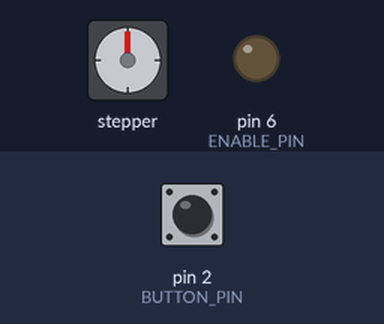
A sketch run on a simulated Arduino Uno, built with avr-gcc and run on an emulated ATmega328P. Parts: stepper motor, output pins drawn as LEDs (lit = HIGH). The inputs (shaded band) are chosen by the test bench; at power-on: pin 2 (BUTTON_PIN) HIGH. Stepper angles assume 200 steps per turn.

Above: at 1.2 s.
1.3 s: pin 2 (BUTTON_PIN) pulled LOW for 0.15 s
At 1.45 s:
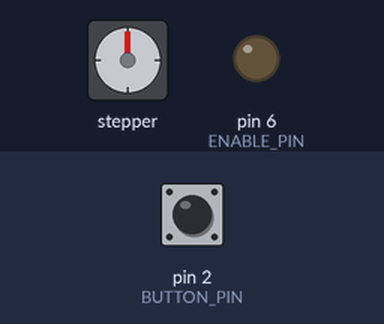
At 2.05 s:
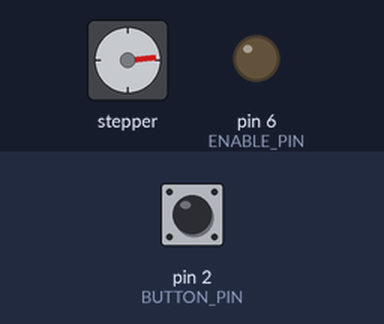
3.7 s: pin 2 (BUTTON_PIN) pulsed LOW 5 times (0.12 s each, 0.3 s apart)
At 4.45 s:
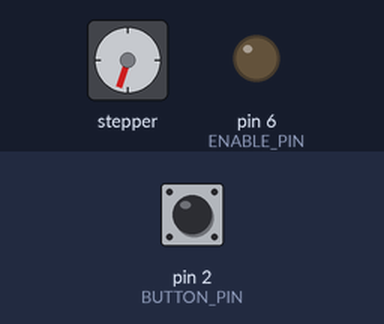
Timing chart, 0 to 6.7 s (numbered marks = the images above; inputs shaded):
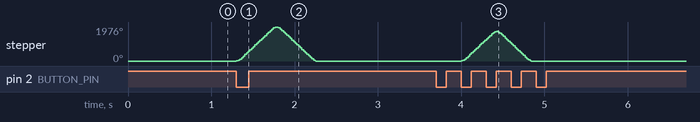

The sketch:

Cycle_Test_Rig_Arduino.ino
```cpp
// Fixed for Arduino UNO (AVR):
// - Removed IRAM_ATTR (ESP-only attribute causing compile error on Uno)
// - Added <math.h> for lroundf
// - Everything else unchanged from the 3000pps version

#include <AccelStepper.h>
#include <math.h>

#define STEP_PIN    5
#define DIR_PIN     4
#define ENABLE_PIN  6
#define BUTTON_PIN  2

const float linearPerStep      = 0.0127f;
const float knobMovementUp     = 14.0f;
const float knobMovementDown   = 14.0f;
const float counterMovementDown= 12.0f;
const float counterMovementUp  = 12.0f;

const long  maxPPS   = 7000;      // Target speed: 3000 pulses/sec
const long  accelPPS2= 100000L;     // Acceleration: 30000 steps/s^2

const unsigned long time1 = 10000UL;
const unsigned long time2 = 10000UL;

AccelStepper stepper(AccelStepper::DRIVER, STEP_PIN, DIR_PIN);

enum State {
  IDLE,
  KNOB_UP_1,
  KNOB_DOWN_1,
  WAIT1,
  KNOB_UP_2,
  KNOB_DOWN_2,
  COUNTER_DOWN,
  COUNTER_UP,
  WAIT2,
  RETURN_TO_ZERO
};

State currentState = IDLE;

volatile bool buttonISRFlag = false;
bool cycleRunning = false;
unsigned long stateStartTime = 0;
unsigned long lastButtonHandledMs = 0;
const unsigned long debounceMs = 120;

inline long mmToSteps(float mm) {
  return (long)lroundf(mm / linearPerStep);
}

void moveToMM(float mm) {
  long targetSteps = mmToSteps(mm);
  if (stepper.targetPosition() != targetSteps) {
    stepper.moveTo(targetSteps);
  }
}

// ISR for UNO (no attributes needed)
void toggleISR() {
  buttonISRFlag = true;
}

void setup() {
  pinMode(ENABLE_PIN, OUTPUT);
  pinMode(BUTTON_PIN, INPUT_PULLUP);
  digitalWrite(ENABLE_PIN, LOW);

  stepper.setMaxSpeed(maxPPS);
  stepper.setAcceleration(accelPPS2);

  attachInterrupt(digitalPinToInterrupt(BUTTON_PIN), toggleISR, FALLING);
}

void loop() {
  stepper.run();

  if (buttonISRFlag) {
    unsigned long now = millis();
    if (now - lastButtonHandledMs >= debounceMs) {
      lastButtonHandledMs = now;
      buttonISRFlag = false;

      cycleRunning = !cycleRunning;
      if (cycleRunning && currentState == IDLE) {
        currentState = KNOB_UP_1;
      }
    } else {
      buttonISRFlag = false;
    }
  }

  if (!cycleRunning && currentState != IDLE && currentState != RETURN_TO_ZERO) {
    currentState = RETURN_TO_ZERO;
  }

  switch (currentState) {
    case IDLE: break;
    case KNOB_UP_1:
      moveToMM(knobMovementUp);
      if (stepper.distanceToGo() == 0) currentState = KNOB_DOWN_1;
      break;
    case KNOB_DOWN_1:
      moveToMM(0);
      if (stepper.distanceToGo() == 0) {
        currentState = WAIT1;
        stateStartTime = millis();
      }
      break;
    case WAIT1:
      if (millis() - stateStartTime >= time1) currentState = KNOB_UP_2;
      break;
    case KNOB_UP_2:
      moveToMM(knobMovementUp);
      if (stepper.distanceToGo() == 0) currentState = KNOB_DOWN_2;
      break;
    case KNOB_DOWN_2:
      moveToMM(0);
      if (stepper.distanceToGo() == 0) currentState = COUNTER_DOWN;
      break;
    case COUNTER_DOWN:
      moveToMM(-counterMovementDown);
      if (stepper.distanceToGo() == 0) currentState = COUNTER_UP;
      break;
    case COUNTER_UP:
      moveToMM(0);
      if (stepper.distanceToGo() == 0) {
        currentState = WAIT2;
        stateStartTime = millis();
      }
      break;
    case WAIT2:
      if (millis() - stateStartTime >= time2) {
        if (cycleRunning) currentState = KNOB_UP_1;
        else currentState = RETURN_TO_ZERO;
      }
      break;
    case RETURN_TO_ZERO:
      moveToMM(0);
      if (stepper.distanceToGo() == 0) currentState = IDLE;
      break;
  }
}
```

Measured:
- after the input at 1.3 s, stepper: turns 1976° clockwise in 0.49 s, then 1976° counter-clockwise in 0.45 s
